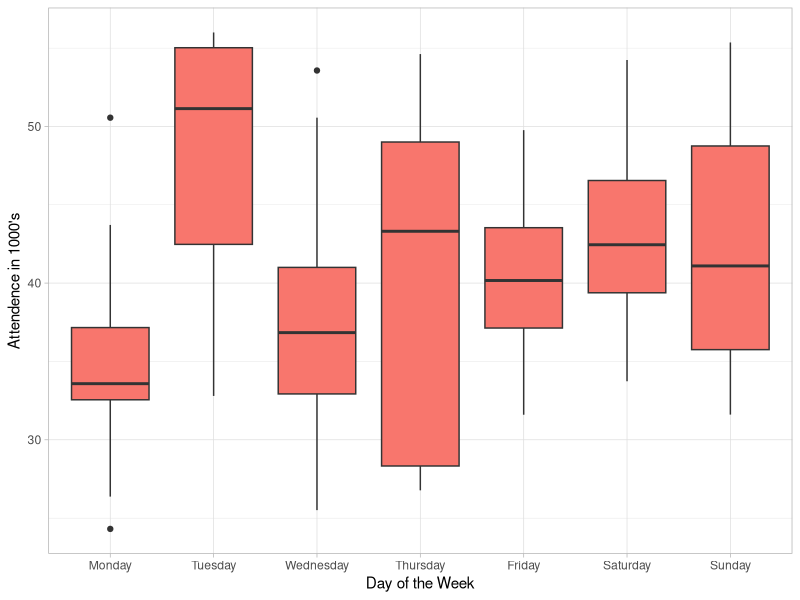
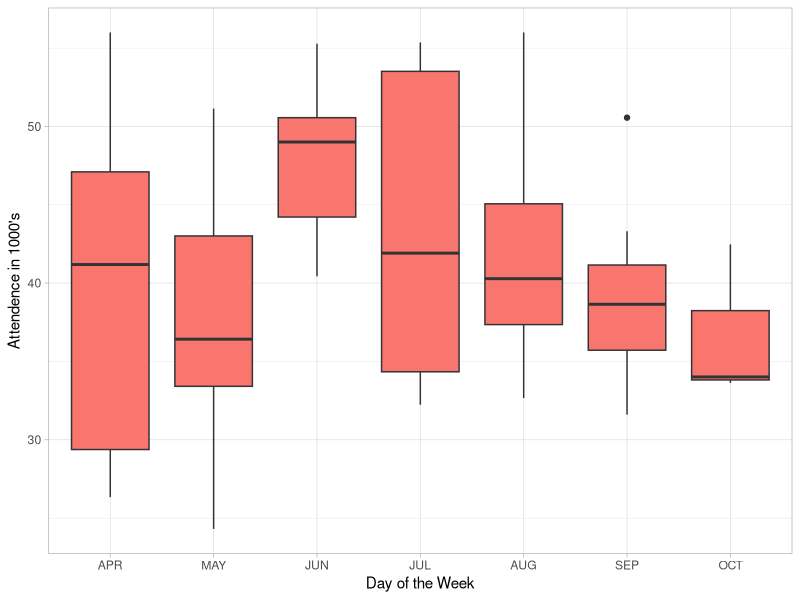

Generate these figures, in order, with R:
## ---- chunk 1
knitr::opts_chunk$set(echo = TRUE)
library(tidyverse)
library(readr)
## ---- chunk 2
dodgers <- read_csv("dodgers.csv", 
                    col_types = cols(day_of_week = col_factor(levels = c("Monday", "Tuesday", 
                                                                         "Wednesday", "Thursday", 
                                                                         "Friday", "Saturday", 
                                                                         "Sunday")),
                                     month = col_factor(levels = c("JAN", "FEB", "MAR", "APR",
                                                                   "MAY", "JUN", "JUL", "AUG",
                                                                   "SEP", "OCT", "NOV", "DEC"))))
#View(dodgers)
glimpse(dodgers)
## ---- chunk 3
#boxplots with ggplot using the dodger data
#day of week on X
#attendence in K's on Y

dodgers %>% 
  ggplot(aes(x = day_of_week, y = (attend/1000))) +
  geom_boxplot(aes(fill = "pink")) +
  theme_light() +
  theme(legend.position="none") +
  labs(y = "Attendence in 1000's",
       x = "Day of the Week")

#month on X
#attendence in K's on Y
dodgers %>% 
  ggplot(aes(x = month, y = (attend/1000))) +
  geom_boxplot(aes(fill = "blue")) +
  theme_light() +
  theme(legend.position="none") +
  labs(y = "Attendence in 1000's",
       x = "Day of the Week")
## ---- chunk 4

